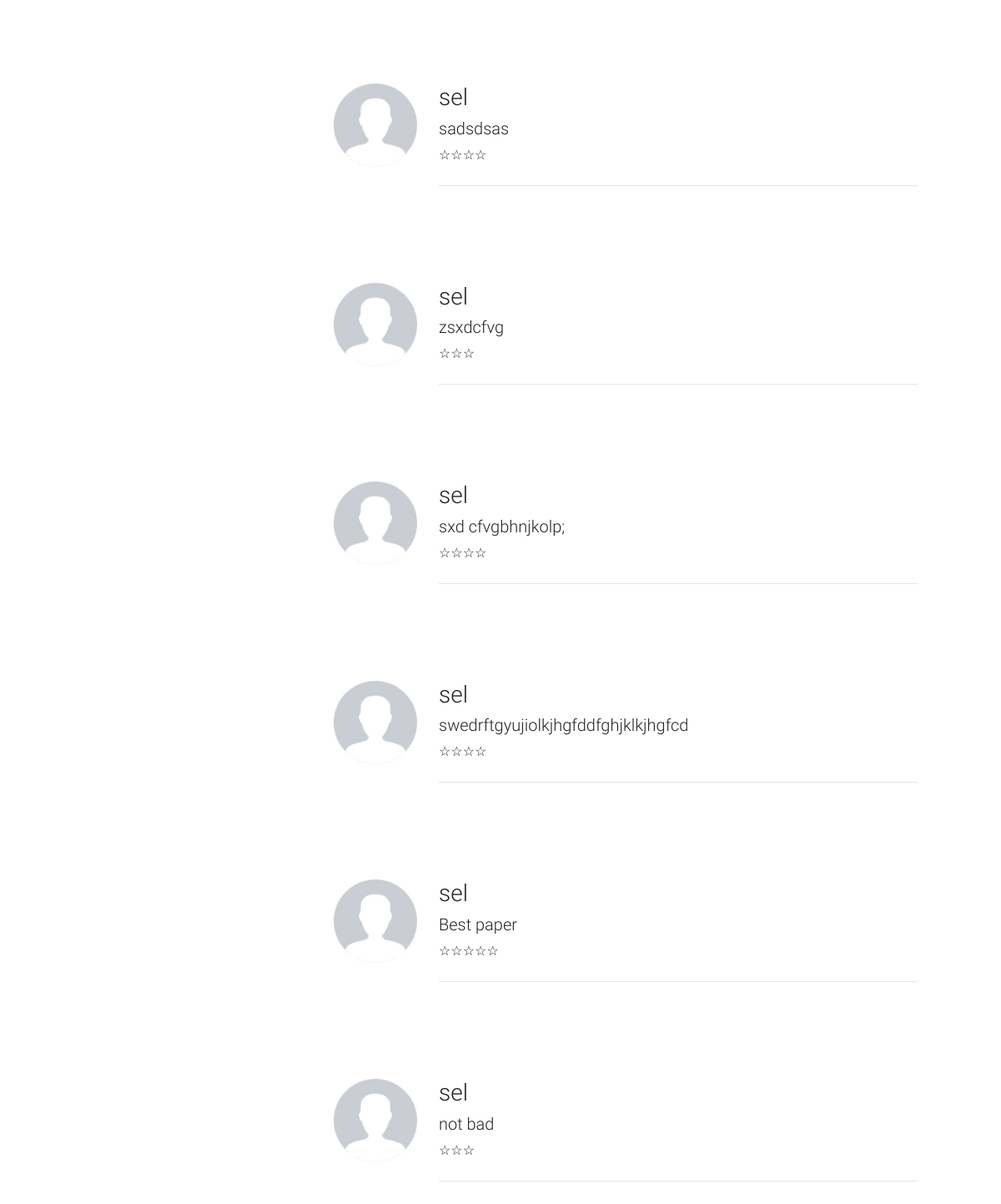
The app's page /MDB-Free_4.8.2/rateuser.php with its own data.
### tables this page shows
CREATE TABLE IF NOT EXISTS `rating` (
  `ratingid` int(11) NOT NULL AUTO_INCREMENT,
  `accId` int(10) NOT NULL,
  `paperId` int(10) NOT NULL,
  `feedback` varchar(50) NOT NULL,
  `ratingnumber` varchar(30) NOT NULL,
  `username` varchar(30) NOT NULL,
  PRIMARY KEY (`ratingid`),
  KEY `accId` (`accId`),
  KEY `paperId` (`paperId`),
  KEY `username` (`username`)
);

### MDB-Free_4.8.2/rateuser.php (the view, shortened to what this page needs)
<?php
include ('../controller/db.php');
$sql= "SELECT * FROM rating ";
$res= mysqli_query($con,$sql);
?>
<html>
    <head>
  <link rel="stylesheet" href="https://use.fontawesome.com/releases/v5.8.2/css/all.css">
  <link href="css/bootstrap.min.css" rel="stylesheet">
  <link href="css/mdb.min.css" rel="stylesheet">
  <link href="css/style.css" rel="stylesheet">
    </head>
    <body>
<?php
while ($row = mysqli_fetch_array($res)){
       $username=$row[5];
         $feedback=$row['3'];
          $ratingnumber=$row['4'];
?>
        <?php
echo '
    <div class="media" style="margin:100px; margin-left:400px;">
     <img class="d-flex mr-3" width="100px" height="100px;"   src="images.jpg" alt="Generic placeholder image">
   <div class="media-body" style="margin-left:10px;">';
    echo '<h3> '.$username.'</h5>';
          echo '<h5>  '.$feedback.'</h5>';
          for($a=0;$a<$ratingnumber;$a++){
          echo '<label for="5">☆</label>';
      }
        echo '<hr>';
 echo' </div>
</div>
';
}
?>

### records on screen
rating: username "sel", feedback "sadsdsas", ratingnumber "4" (drawn)
rating: username "sel", feedback "zsxdcfvg", ratingnumber "3" (drawn)
rating: username "sel", feedback "sxd cfvgbhnjkolp;", ratingnumber "4" (drawn)
rating: username "sel", feedback "swedrftgyujiolkjhgfddfghjklkjhgfcd", ratingnumber "4" (drawn)
rating: username "sel", feedback "Best paper", ratingnumber "5" (drawn)
rating: username "sel", feedback "not bad", ratingnumber "3" (drawn)
